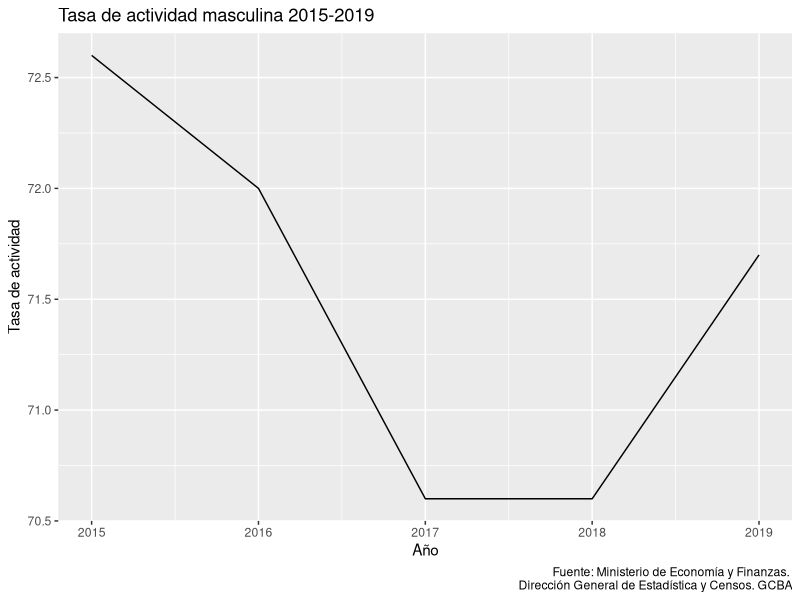
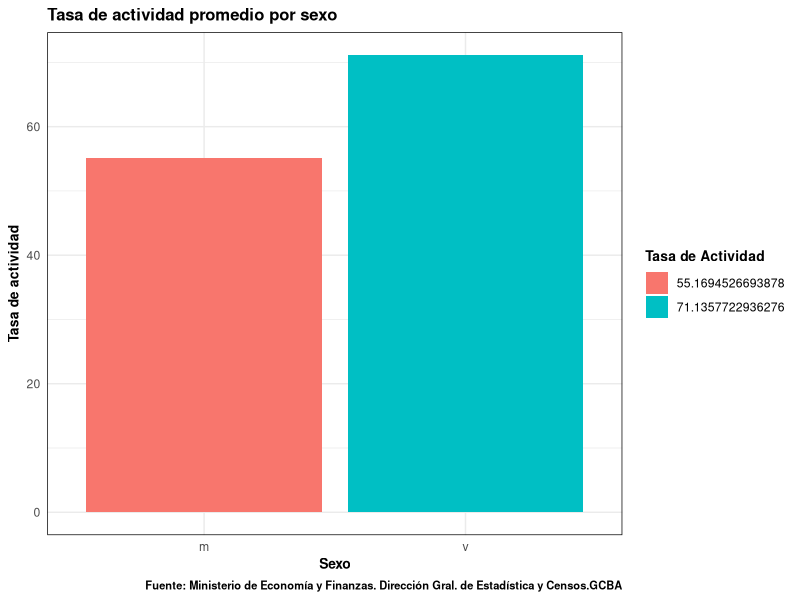
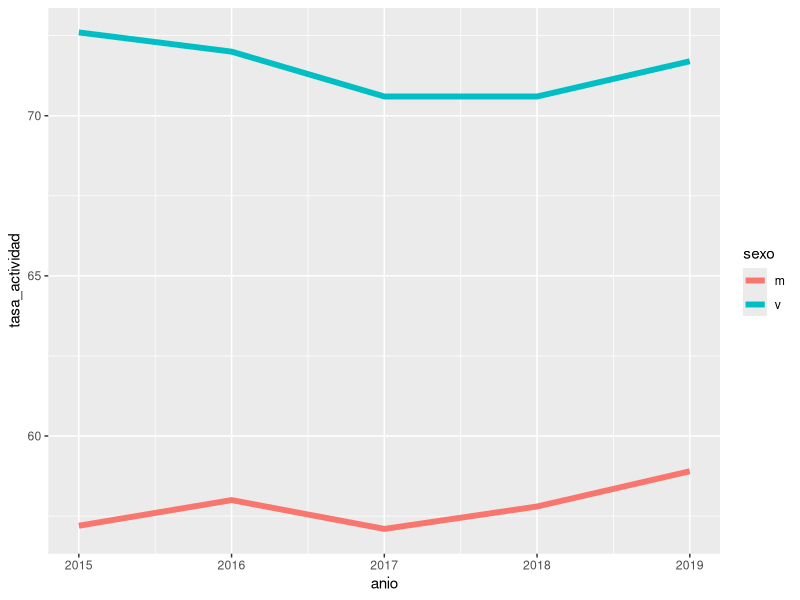

Reproduce these figures in R, in order.
## ---- chunk 1
knitr::opts_chunk$set(echo = TRUE)


library(readr)
library(dplyr)
library(tidyverse)


## ---- chunk 2

datos_tp <- read.csv("datos/tas_act_sexo__annio_limpio.csv")


## ---- chunk 3

names(datos_tp)

## ---- chunk 4

summary(datos_tp)

## ---- chunk 5
media <- datos_tp |> 
  group_by(sexo) |> 
  summarise(tasa_actividad = mean(tasa_actividad))

## ---- chunk 6
sd <- datos_tp |> 
  group_by(sexo) |> 
  summarise(tasa_actividad = sd(tasa_actividad))
## ---- chunk 7

max(filter(datos_tp, sexo=="TOTAL")$tasa_actividad) - min(filter(datos_tp, sexo=="TOTAL")$tasa_actividad)


## ---- chunk 8

max(filter(datos_tp, sexo=="v")$tasa_actividad) - min(filter(datos_tp, sexo=="v")$tasa_actividad)
## ---- chunk 9

max(filter(datos_tp, sexo=="m")$tasa_actividad) - min(filter(datos_tp, sexo=="m")$tasa_actividad)

## ---- chunk 10

str(datos_tp)

## ---- chunk 11
anyNA(datos_tp)
## ---- chunk 12
     periodo <- filter(datos_tp, anio>=2015 & sexo=='v') 
     
       ggplot(data = periodo, aes(x = anio , y = tasa_actividad)) +
      geom_line() +
      labs(x= "Año",
           y= "Tasa de actividad",
           title= "Tasa de actividad masculina 2015-2019",
           caption = "Fuente: Ministerio de Economía y Finanzas. 
           Dirección General de Estadística y Censos. GCBA") 




## ---- chunk 13

tasa_filtrada <- filter(media, sexo  != "TOTAL")

ggplot(tasa_filtrada)+
  geom_col(aes(x=sexo,
                y= tasa_actividad, fill=factor(tasa_actividad)))+

labs(x= "Sexo",
       y= "Tasa de actividad",
       title= "Tasa de actividad promedio por sexo",
       caption = "Fuente: Ministerio de Economía y Finanzas. Dirección Gral. de Estadística y Censos.GCBA") +
  guides(fill = guide_legend(title="Tasa de Actividad")) +
  theme_minimal() +
  theme(panel.border = element_rect(color = "black", fill = NA))+
  theme(title = element_text(size = 10, face = "bold"))



## ---- chunk 14
aber <- datos_tp %>% 
  filter(anio >=2015 & sexo != "TOTAL")

ggplot(data = aber, aes(x = anio, y = tasa_actividad))+
     geom_line(aes(group = sexo, color=sexo), size=2) 


